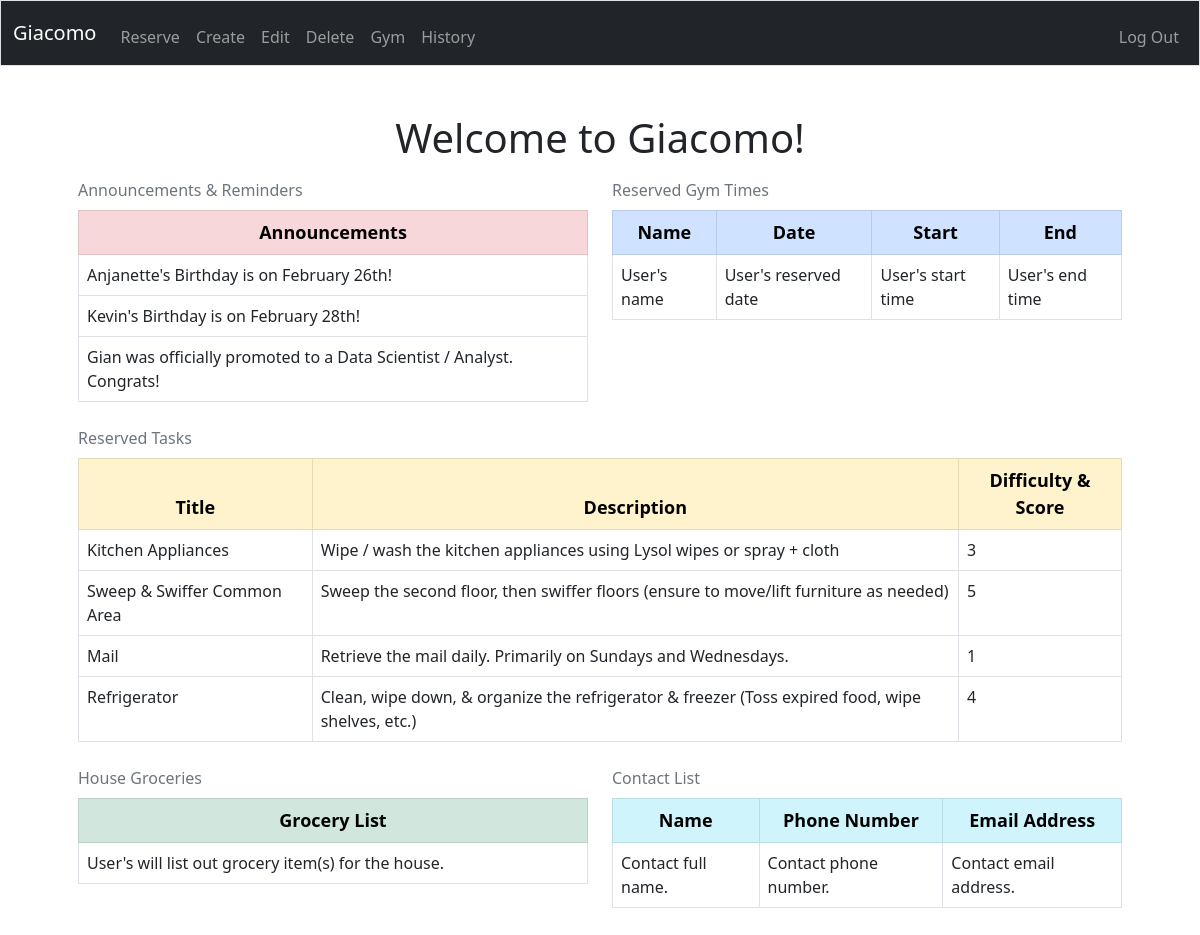
Page / (signed in) on the committed database.
### tables this page shows
CREATE TABLE reserved (
reserve_id INTEGER PRIMARY KEY AUTOINCREMENT NOT NULL,
user_id INTEGER NOT NULL,
title TEXT NOT NULL,
description TEXT NOT NULL,
score INTEGER NOT NULL,
FOREIGN KEY(user_id) REFERENCES housemates(id));

### app.py (the view)
@app.route("/")
@login_required
def index():
    c.execute("""
    SELECT title, description, score FROM reserved WHERE user_id = :user_id
    """, {"user_id": session["user_id"]})
    rows = c.fetchall()
    user_reserved_tasks = []
    for row in rows:
        user_reserved_tasks.append({
            "title": row[0],
            "description": row[1],
            "score": row[2]
        })
    if len(user_reserved_tasks) == 0:
        user_reserved_tasks = [{
            "title": "---",
            "description": "Your Task list is empty. Please go to Reserve to assign tasks.",
            "score": 0
        }]
    return render_template("index.html", user_reserved_tasks=user_reserved_tasks)

### helpers.py (called while the page is built)
def login_required(f):
    @wraps(f)
    def decorated_functions(*args, **kwargs):
        if session.get("user_id") is None:
            return redirect("/login")
        return f(*args, **kwargs)
    return decorated_functions

### templates/index.html (shortened to what this page needs)
{% extends "layout.html" %}
{% block main %}
    <h1>Welcome to Giacomo!</h1>
    <div class="row">
        <div class="col-6">
            <table class="table table-bordered caption-top">
                <caption>Announcements & Reminders</caption>
                <thead class="table-danger">
                    <tr>
                        <th scope="col" style="font-size: large; text-align: center;">Announcements</th>
                    </tr>
                </thead>
                <tbody>
                    <tr>
                        <td scope="row">Anjanette's Birthday is on February 26th!</td>
                    </tr>
                    <tr>
                        <td scope="row">Kevin's Birthday is on February 28th!</td>
                    </tr>
                    <tr>
                        <td scope="row">Gian was officially promoted to a Data Scientist / Analyst. Congrats!</td>
                    </tr>
                </tbody>
            </table>
        </div>
        <div class="col-6">
            <table class="table table-bordered caption-top">
                <caption>Reserved Gym Times</caption>
                <thead class="table-primary">
                    <tr>
                        <th scope="col" style="font-size: large; text-align: center;">Name</th>
                        <th scope="col" style="font-size: large; text-align: center;">Date</th>
                        <th scope="col" style="font-size: large; text-align: center;">Start</th>
                        <th scope="col" style="font-size: large; text-align: center;">End</th>
                    </tr>
                </thead>
                <tbody>
                    <tr>
                        <td scope="row">User's name</td>
                        <td scope="row">User's reserved date</td>
                        <td scope="row">User's start time</td>
                        <td scope="row">User's end time</td>
                    </tr>
                </tbody>
            </table>
        </div>
    </div>
    <div class="row">
        <div class="col-12">
            <table class="table table-bordered caption-top">
                <caption>Reserved Tasks</caption>
                <thead class="table-warning">
                    <tr>
                        <th scope="col" style="font-size: large; text-align: center;">Title</th>
                        <th scope="col" style="font-size: large; text-align: center;">Description</th>
                        <th scope="col" style="font-size: large; text-align: center;">Difficulty & Score</th>
                    </tr>
                </thead>
                <tbody>
                    {% for i in user_reserved_tasks %}
                    <tr>
                        <td>{{ i["title"] }}</td>
                        <td>{{ i["description"] }}</td>
                        <td>{{ i["score"] }}</td>
                    </tr>
                    {% endfor %}
                </tbody>
            </table>
        </div>
    </div>
    <div class="row">
        <div class="col-6">
            <table class="table table-bordered caption-top">
                <caption>House Groceries</caption>
                <thead class="table-success">
                    <tr>
                        <th scope="col" style="font-size: large; text-align: center;">Grocery List</th>
                    </tr>
                </thead>
                <tbody>
                    <tr>
                        <td scope="row">User's will list out grocery item(s) for the house.</td>
                    </tr>
                </tbody>
            </table>
        </div>
        <div class="col-6">
            <table class="table table-bordered caption-top">
                <caption>Contact List</caption>
                <thead class="table-info">
                    <tr>
                        <th scope="col" style="font-size: large; text-align: center;">Name</th>
                        <th scope="col" style="font-size: large; text-align: center;">Phone Number</th>
                        <th scope="col" style="font-size: large; text-align: center;">Email Address</th>
                    </tr>
                </thead>
                <tbody>
                    <tr>
                        <td scope="row">Contact full name.</td>
                        <td scope="row">Contact phone number.</td>
                        <td scope="row">Contact email address.</td>
                    </tr>
                </tbody>
            </table>
        </div>
    </div>
{% endblock %}

### templates/layout.html (shortened to what this page needs)
<!DOCTYPE html>
<html lang="en">
    <head>
        <link href="https://cdn.jsdelivr.net/npm/bootstrap@5.0.0-beta1/dist/css/bootstrap.min.css" rel="stylesheet">
        <link href="/static/styles.css" rel="stylesheet">
    </head>
    <body>
        <nav class="navbar navbar-expand-lg navbar-dark bg-dark border">
            <div class="container-fluid">
                <a class="navbar-brand" href="/"><span class="giacomo_brand">Giacomo</span></a>
                <div class="collapse navbar-collapse" id="navbar">
                    {% if session.user_id %}
                        <ul class="navbar-nav mr-auto mt-2">
                            <li class="nav-item"><a class="nav-link" href="/reserve">Reserve</a></li>
                            <li class="nav-item"><a class="nav-link" href="/create">Create</a></li>
                            <li class="nav-item"><a class="nav-link" href="/edit">Edit</a></li>
                            <li class="nav-item"><a class="nav-link" href="/delete">Delete</a></li>
                            <li class="nav-item"><a class="nav-link" href="/gym">Gym</a></li>
                            <li class="nav-item"><a class="nav-link" href="/history">History</a></li>
                        </ul>
                        <ul class="navbar-nav ms-auto mt-2">
                            <li class="nav-item"><a class="nav-link" href="/logout">Log Out</a></li>
                        </ul>
                    {% else %}
                        <ul class="navbar-nav ms-auto mt-2">
                            <li class="nav-item"><a class="nav-link" href="/register">Register</a></li>
                            <li class="nav-item"><a class="nav-link" href="/login">Log In</a></li>
                        </ul>
                    {% endif %}
                </div>
            </div>
        </nav>
        <main class="container p-5">
            {% block main %}{% endblock %}
        </main>
    </body>
</html>

### static/styles.css (style rules this page uses)
h1 { text-align: center; }

### rows in the picture
reserved: title "Kitchen Appliances", description "Wipe / wash the kitchen appliances using Lysol wipes or spray + cloth", score "3"
reserved: title "Sweep & Swiffer Common Area", description "Sweep the second floor, then swiffer floors (ensure to move/lift furniture as needed)", score "5"
reserved: title "Mail", description "Retrieve the mail daily. Primarily on Sundays and Wednesdays.", score "1"
reserved: title "Refrigerator", description "Clean, wipe down, & organize the refrigerator & freezer (Toss expired food, wipe shelves, etc.)", score "4"
